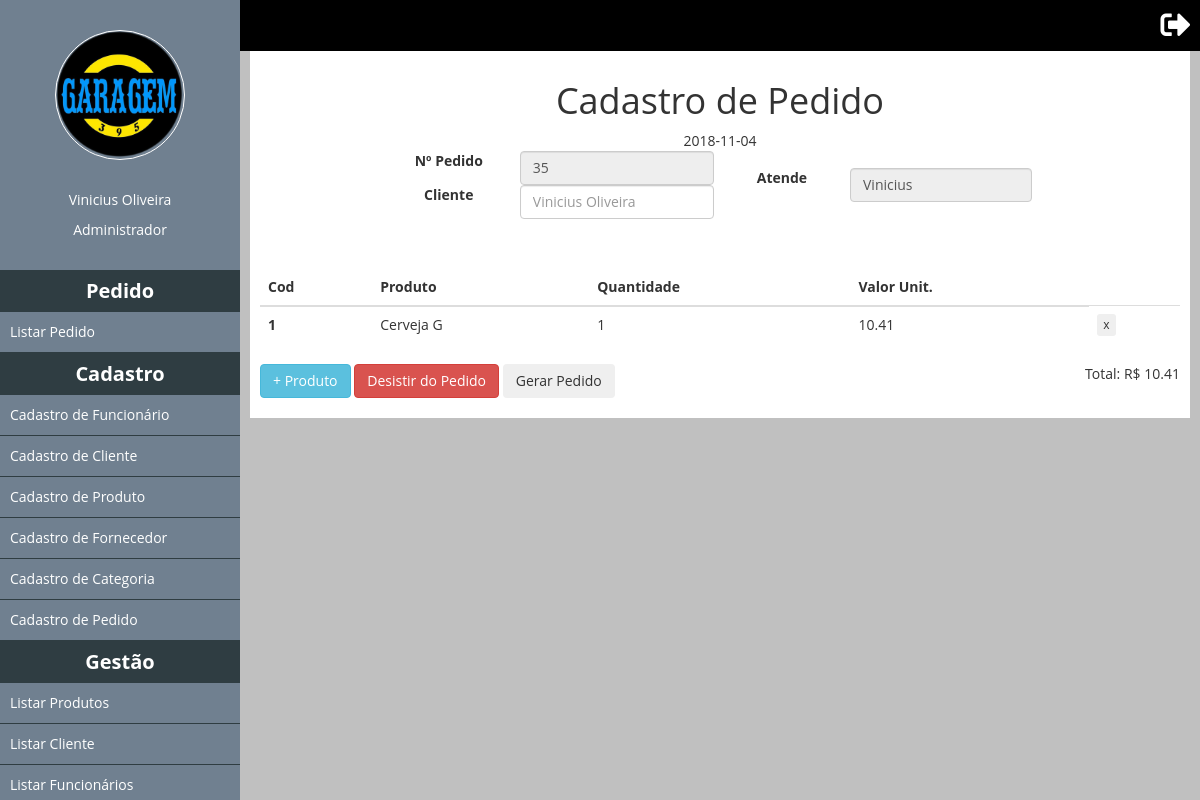
The page /CadastroPedido (signed in) on the database as committed earlier.
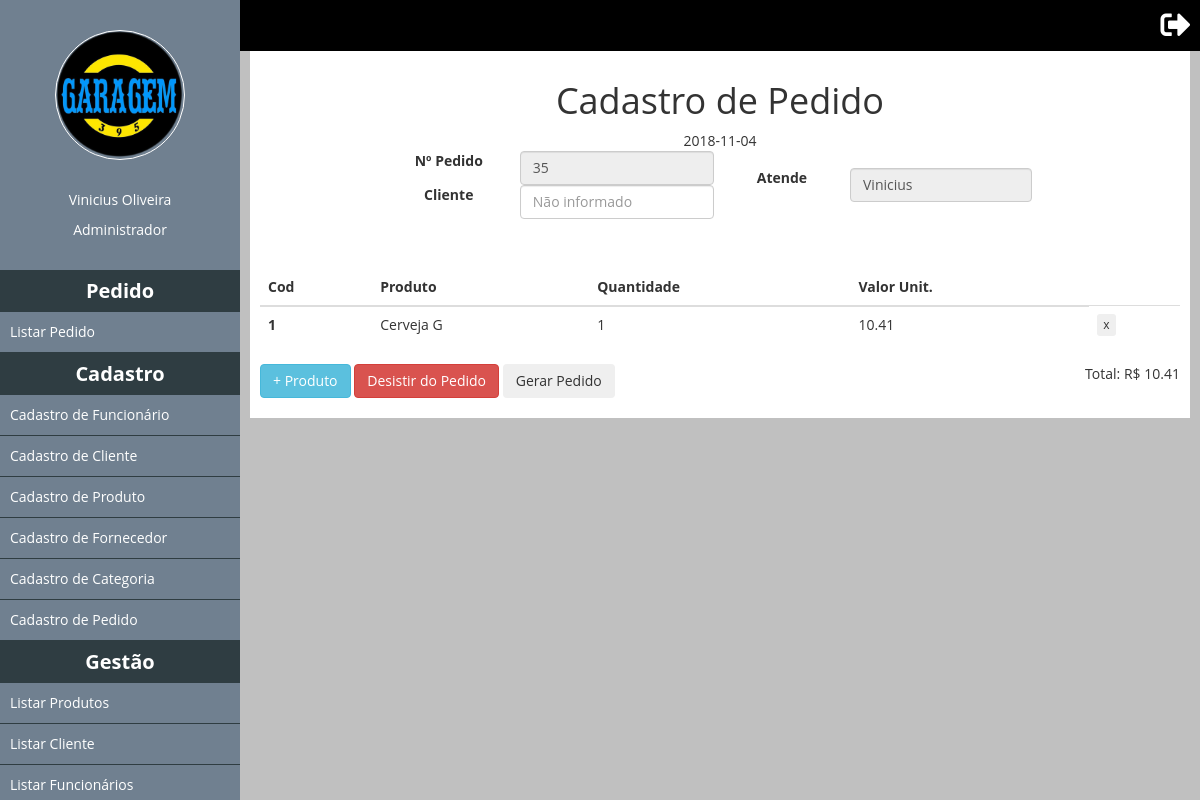
The same page on the database as committed later.
### tables this page shows
CREATE TABLE IF NOT EXISTS `tb_pedido` (
  `idpedido` int(11) NOT NULL AUTO_INCREMENT,
  `cliente` varchar(200) DEFAULT 'Não informado',
  `id_funcionario` int(11) NOT NULL,
  `status` char(1) NOT NULL,
  `clienteCad` bit(1) NOT NULL,
  `total` decimal(10,2) NOT NULL,
  PRIMARY KEY (`idpedido`)
);

### classes/Mysql.php (called while the page is built)
<?php
	class Mysql
	{
		private static $pdo;
		public static function conectar(){
			if(self::$pdo == null){
				try{
					self::$pdo = new PDO('mysql:host='.HOST.';dbname='.DATABASE,USER,PASSWORD,array(PDO::MYSQL_ATTR_INIT_COMMAND => 'SET NAMES utf8'));
					self::$pdo->setAttribute(PDO::ATTR_ERRMODE,PDO::ERRMODE_EXCEPTION);
				}catch(Exception $e){
					echo '<h2>Erro ao conectar.</h2>';
				}
			}
			return self::$pdo;
		}
	}
?>

### pages/CadastroPedido.php (the view, shortened to what this page needs)
<div class="card-title mt-5 text-center">
   <h1>Cadastro de Pedido</h1>
   <table class="container-fluid">
   <tbody>
      <tr>
         <td>
            <?php
              $date = date('Y-m-d');
              echo $date;
              $func = MySql::conectar()->prepare("
                  SELECT idfuncionario,nome
                  FROM tb_funcionario
                  WHERE idfuncionario = ?"
              );
              $func->execute(array(+$_SESSION['id']));
              $func = $func->fetch();
            $pedido = MySql::conectar()->prepare("
                SELECT *
                FROM tb_pedido
                WHERE status = 'C' AND id_funcionario = ?"
            );
            $pedido->execute(array(+$_SESSION['id']));
            if($pedido->rowCount() == 1){
              $pedido = $pedido->fetch();
            }
            ?>
            <form method="post" class="formatar">
               <fieldset>
                  <table>
                     <tr>
                        <td>
                           <div class="form-group">
                              <label class="col-md-4 control-label">Nº Pedido</label>
                              <div class="col-md-8 inputGroupContainer">
                              <input placeholder="Nome" name="nome" class="form-control" type="text" disabled value="<?php echo $pedido['idpedido'];?>"></div>
                           </div>
                           <div class="form-group">
                              <label class="col-md-4 control-label">Cliente</label>
                              <div class="col-md-8 inputGroupContainer">
                              <input placeholder="<?php echo $pedido['cliente'];?>" name="nome" class="form-control client" type="text"></div>
                           </div>
                        <td>
                           <div class="form-group">
                              <label class="col-md-4 control-label">Atende</label>
                              <div class="col-md-8 inputGroupContainer">
                              <input placeholder="Endereço" name="endereco" class="form-control" type="text" disabled value="<?php echo $func['nome'];?>"></div>
                           </div>
                     </tr>
                  </table>
               </fieldset>
            </form>
         </td>
      </tr>
   </tbody>
   </table>
</div>
<div class="w100 left" style="margin-top: 50px;">
   <table class="table" id="pedido">
     <thead class="thead-dark">
       <tr>
         <th scope="col">Cod</th>
         <th scope="col">Produto</th>
         <th scope="col">Quantidade</th>
         <th scope="col">Valor Unit.</th>
       </tr>
     </thead>
     <tbody>
      <?php
         $produto = MySql::conectar()->prepare("
              SELECT *
              FROM tb_produto_pedido PED
              INNER JOIN tb_produto PROD
              ON PROD.idproduto = PED.id_produto
              WHERE id_pedido = ? AND PED.status != 0"
          );
          $produto->execute(array($pedido['idpedido']));
          $total = 0;
          $produto = $produto->fetchAll();
          foreach ($produto as $key => $value):
            $total += $value['qtd'] * $value['preco_unit'];
        ?>
        <tr>
         <th scope="row"><?php echo $value['idproduto']?></th>
         <td><?php echo $value['nome']?>
         </td>
         <td><?php echo $value['qtd']?>
         </td>
         <td><?php echo $value['preco_unit']?></td>
                  <td>
                      <button class="btn btn-xs" title="Remover" type="submit">
                          x
                      </button>
                </td>
       </tr>
     <?php endforeach;
    ?>
     </tbody>
   </table>
   <button type="button" class="btn btn-info" data-toggle="modal" data-target="#myModal"  >+ Produto</button>
   <?php if($total != 0):?>
     <button type="button" class="btn btn-danger" data-toggle="modal" data-target="#ModalCancelarPed"  >Desistir do Pedido</button>
     <button type="button" class="btn" onclick="gerarPedido(<?php echo $pedido['idpedido'];?>)">Gerar Pedido</button>
     <?php endif;?>
   <p class="right">Total: R$ <?php echo $total;?></p>
</div>
      </div>
  </div>
</div>

Rows that differ between the two databases and show on the page:
changed tb_pedido id 35: nome "Vinicius Oliveira" → "Não informado"
